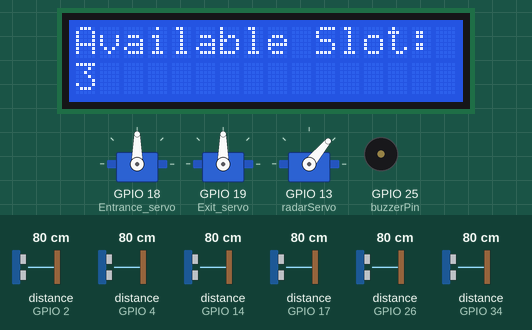
This sketch was run on a simulated ESP32. Shown: 16×2 character LCD, 3 × servo, buzzer (waves = sounding). Wiring (inferred from the names in the program): 6 × ultrasonic range finder: trigger GPIO 0, echo GPIO 4 / trigger GPIO 12, echo GPIO 14 / trigger GPIO 15, echo GPIO 2 / trigger GPIO 16, echo GPIO 17 / trigger GPIO 27, echo GPIO 26 / trigger GPIO 32, echo GPIO 34. Inputs (shaded band) come from the test bench; at power-on: distance to the obstacle (sensors on GPIO 2, GPIO 17, GPIO 34, GPIO 4, GPIO 14, GPIO 26) 80 cm. The echo pulse lasts 58.3 µs per cm; what the sketch prints to the serial monitor is not drawn.

Above: at 1.2 s.
1.3 s: distance to the obstacle (sensor on GPIO 2) set to 9 cm
At 2.11 s:
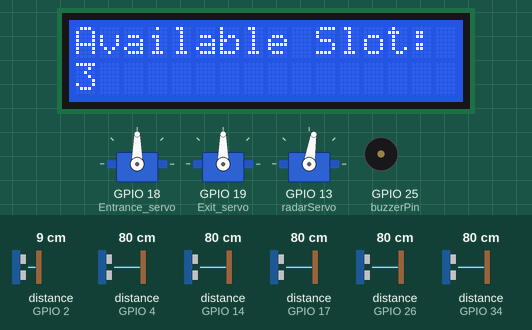
4.0 s: distance to the obstacle (sensor on GPIO 2) set to 6 cm
At 4.56 s:
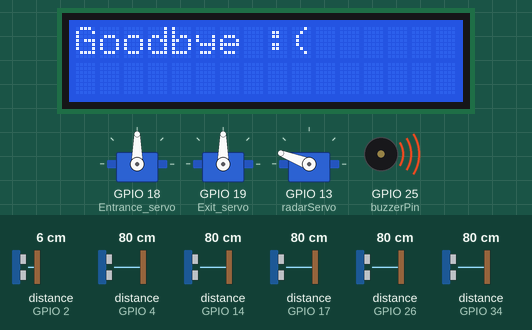
At 5.47 s:
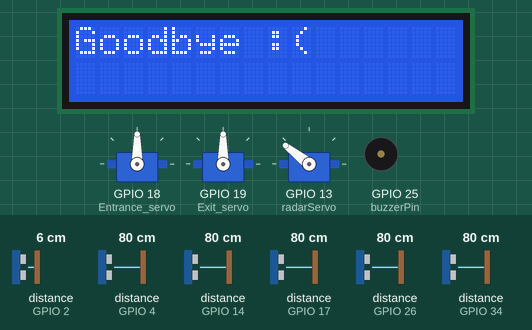
6.5 s: distance to the obstacle (sensor on GPIO 17) set to 9 cm
At 6.68 s:
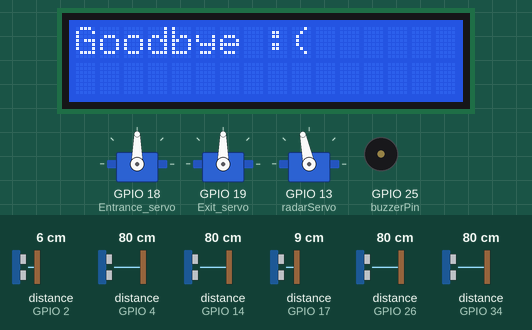
9.5 s: distance to the obstacle (sensor on GPIO 17) set to 6 cm
12.0 s: distance to the obstacle (sensor on GPIO 34) set to 299 cm
13.6 s: distance to the obstacle (sensor on GPIO 34) set to 2 cm
Timing chart, 0 to 20.9 s (numbered marks = the images above; inputs shaded):
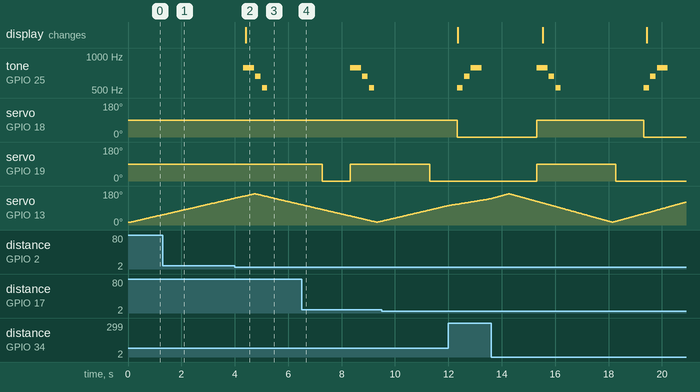

Measured:
- the behaviour switches between 8 and 7 cm on distance to the obstacle (sensor on GPIO 2) (found by bisection; images 1 and 2)
- after the input at 4.0 s, tone on GPIO 25 (buzzerPin): plays 784 Hz for 0.40 s, 659 Hz for 0.20 s, 523 Hz for 0.20 s, starting after 0.32 s; the display: changes after 0.42 s (image 2)

The sketch:

project_car_park.ino
```cpp
#include <Wire.h>
#include <LiquidCrystal_I2C.h>
#include <ESP32Servo.h>

// === LCD setup ===
LiquidCrystal_I2C LCD(0x27, 16, 2); // 16x2 LCD

// === Servo motors ===
Servo Entrance_servo;
Servo Exit_servo;
Servo radarServo;

// === Buzzer ===
const int buzzerPin = 25;

// === Ultrasonic pins - Car Park ===
const int trigEntrance = 16;
const int echoEntrance = 17;

const int trigSlot1 = 0;
const int echoSlot1 = 4;

const int trigSlot2 = 12;
const int echoSlot2 = 14;

const int trigSlot3 = 27;
const int echoSlot3 = 26;

const int trigExit = 15;
const int echoExit = 2;

const int cmThreshold = 7;

// === Ultrasonic pins - Radar ===
const int trigRadar = 32;
const int echoRadar = 34;

volatile int radarDistance = 0;

// Task handles
TaskHandle_t TaskCarParkHandle;
TaskHandle_t TaskRadarHandle;

void setup() {
  Serial.begin(115200);
  LCD.init();
  LCD.backlight();

  pinMode(buzzerPin, OUTPUT);

  // Car park sensor pins
  pinMode(trigEntrance, OUTPUT);
  pinMode(echoEntrance, INPUT);

  pinMode(trigSlot1, OUTPUT);
  pinMode(echoSlot1, INPUT);

  pinMode(trigSlot2, OUTPUT);
  pinMode(echoSlot2, INPUT);

  pinMode(trigSlot3, OUTPUT);
  pinMode(echoSlot3, INPUT);

  pinMode(trigExit, OUTPUT);
  pinMode(echoExit, INPUT);

  // Radar pins
  pinMode(trigRadar, OUTPUT);
  pinMode(echoRadar, INPUT);

  // Attach servos
  Entrance_servo.attach(18);
  Exit_servo.attach(19);
  radarServo.attach(13);

  Entrance_servo.write(90);
  Exit_servo.write(90);

  // Create tasks pinned to different cores
  xTaskCreatePinnedToCore(
    carParkTask,
    "CarPark Task",
    8192,
    NULL,
    1,
    &TaskCarParkHandle,
    0);

  xTaskCreatePinnedToCore(
    radarTask,
    "Radar Task",
    4096,
    NULL,
    1,
    &TaskRadarHandle,
    1);
}

void loop() {
  // Nothing needed here; tasks run independently
  delay(1000);
}

// === Car park task ===
void carParkTask(void * parameter) {
  while (1) {
    int distanceEntrance = getDistance(trigEntrance, echoEntrance);
    int distanceSlot1 = getDistance(trigSlot1, echoSlot1);
    int distanceSlot2 = getDistance(trigSlot2, echoSlot2);
    int distanceSlot3 = getDistance(trigSlot3, echoSlot3);
    int distanceExit = getDistance(trigExit, echoExit);

    bool slot1Free = (distanceSlot1 > cmThreshold || distanceSlot1 <= 0);
    bool slot2Free = (distanceSlot2 > cmThreshold || distanceSlot2 <= 0);
    bool slot3Free = (distanceSlot3 > cmThreshold || distanceSlot3 <= 0);

    int available = slot1Free + slot2Free + slot3Free;

    Serial.println("Available Slot(s): " + String(available));
    Serial.println("Entrance: " + String(distanceEntrance) + " cm");
    Serial.println("Slot1: " + String(distanceSlot1) + " cm");
    Serial.println("Slot2: " + String(distanceSlot2) + " cm");
    Serial.println("Slot3: " + String(distanceSlot3) + " cm");
    Serial.println("Exit: " + String(distanceExit) + " cm");

    LCD.clear();
    LCD.setCursor(0, 0);
    LCD.print("Available Slot: ");
    LCD.setCursor(0, 1);
    LCD.print(available);

    // Entrance logic
    if (distanceEntrance > 0 && distanceEntrance < cmThreshold && available > 0) {
      Entrance_servo.write(0);
      LCD.clear();
      LCD.setCursor(0, 0);
      LCD.print("Welcome :)");
      playWelcome();  // Play welcome melody
      vTaskDelay(2000 / portTICK_PERIOD_MS);
      Entrance_servo.write(90);
    }

    // Exit logic
    if (distanceExit > 0 && distanceExit < cmThreshold) {
      Exit_servo.write(90);
      LCD.clear();
      LCD.setCursor(0, 0);
      LCD.print("Goodbye :(");
      playGoodbye();  // Play goodbye melody
      vTaskDelay(2000 / portTICK_PERIOD_MS);
      Exit_servo.write(0);
    }

    vTaskDelay(1000 / portTICK_PERIOD_MS); // 1 second delay between checks
  }
}

// === Radar task ===
void radarTask(void * parameter) {
  while (1) {
    for (int angle = 15; angle <= 165; angle++) {
      radarServo.write(angle);
      vTaskDelay(25 / portTICK_PERIOD_MS);
      radarDistance = getDistance(trigRadar, echoRadar);

      Serial.print("Radar ");
      Serial.print(angle);
      Serial.print(", ");
      Serial.println(radarDistance);
    }
    for (int angle = 165; angle >= 15; angle--) {
      radarServo.write(angle);
      vTaskDelay(25 / portTICK_PERIOD_MS);
      radarDistance = getDistance(trigRadar, echoRadar);

      Serial.print("Radar ");
      Serial.print(angle);
      Serial.print(", ");
      Serial.println(radarDistance);
    }
  }
}

// === Distance calculation ===
int getDistance(int trigPin, int echoPin) {
  digitalWrite(trigPin, LOW);
  delayMicroseconds(2);
  digitalWrite(trigPin, HIGH);
  delayMicroseconds(10);
  digitalWrite(trigPin, LOW);

  long duration = pulseIn(echoPin, HIGH, 30000);
  if (duration == 0) return -1;
  return duration * 0.034 / 2;
}

// === Play welcome melody ===
void playWelcome() {
  int melody[] = {523, 659, 784};  // C5, E5, G5 notes
  int noteDurations[] = {200, 200, 400};

  for (int i = 0; i < 3; i++) {
    tone(buzzerPin, melody[i]);
    delay(noteDurations[i]);
    noTone(buzzerPin);
    delay(50);
  }
}

// === Play goodbye melody ===
void playGoodbye() {
  int melody[] = {784, 659, 523};  // G5, E5, C5 notes (reverse)
  int noteDurations[] = {400, 200, 200};

  for (int i = 0; i < 3; i++) {
    tone(buzzerPin, melody[i]);
    delay(noteDurations[i]);
    noTone(buzzerPin);
    delay(50);
  }
}
```
